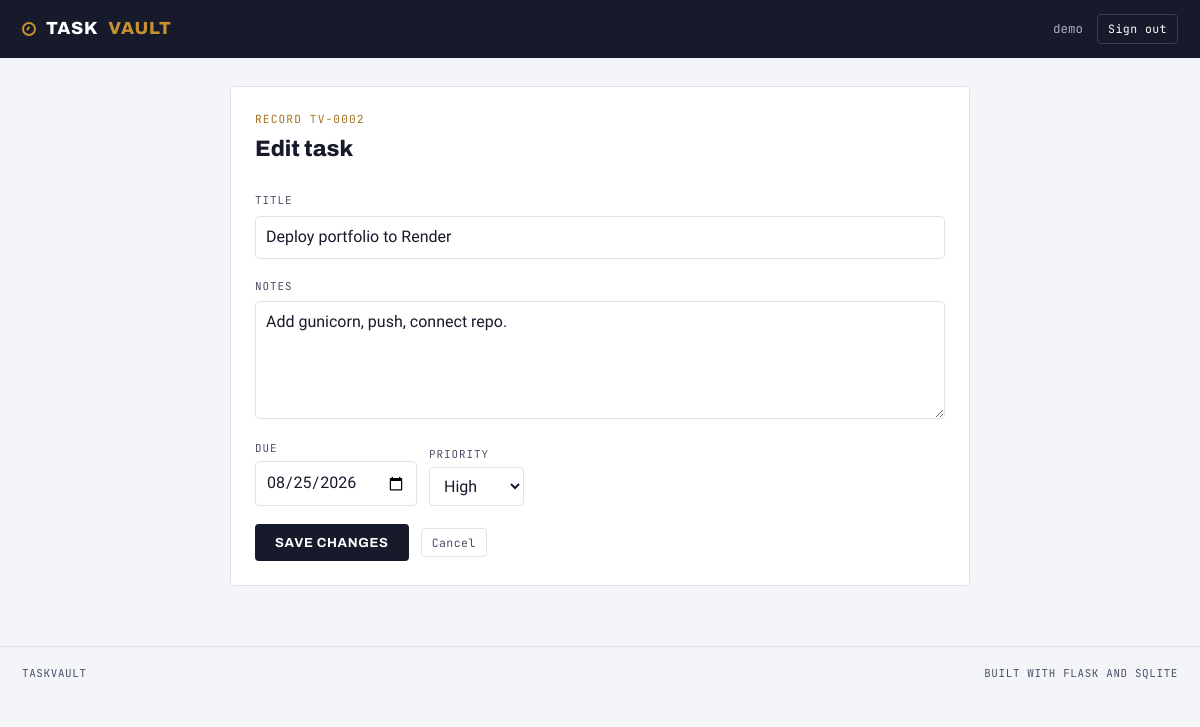
Screenshot of /tasks/2/edit (signed in) with the database file from the repository.
### tables this page shows
CREATE TABLE tasks (
    id         INTEGER PRIMARY KEY AUTOINCREMENT,
    user_id    INTEGER NOT NULL,
    title      TEXT NOT NULL,
    notes      TEXT NOT NULL DEFAULT '',
    due_date   TEXT,
    priority   TEXT NOT NULL DEFAULT 'normal',
    completed  INTEGER NOT NULL DEFAULT 0,
    created_at TEXT NOT NULL,
    FOREIGN KEY (user_id) REFERENCES users(id) ON DELETE CASCADE
);

### app.py (the view, shortened to what this page needs)
@app.route("/tasks/<int:task_id>/edit", methods=["GET", "POST"])
@login_required
def edit_task(task_id):
    db = get_db()
    task = db.execute(
        "SELECT * FROM tasks WHERE id = ? AND user_id = ?",
        (task_id, session["user_id"]),
    ).fetchone()
    if task is None:
        flash("That task is not in your vault.", "error")
        return redirect(url_for("index"))
    return render_template("edit.html", task=task, priorities=PRIORITIES)

### app.py (called while the page is built)
def get_db():
    if "db" not in g:
        g.db = sqlite3.connect(DATABASE)
        g.db.row_factory = sqlite3.Row
        g.db.execute("PRAGMA foreign_keys = ON")
    return g.db

def login_required(view):
    @wraps(view)
    def wrapped(*args, **kwargs):
        if session.get("user_id") is None:
            return redirect(url_for("login"))
        return view(*args, **kwargs)
    return wrapped

@app.context_processor
def inject_user():
    return {"current_user": session.get("username")}

### taskvault/taskvault/templates/edit.html (shortened to what this page needs)
{% extends "layout.html" %}
{% block content %}
<div class="panel">
  <p class="panel-eyebrow">Record TV-{{ '%04d' % task.id }}</p>
  <h1 class="panel-title">Edit task</h1>
  <form method="post">
    <label class="field-block">
      <span>Title</span>
      <input type="text" name="title" value="{{ task.title }}" maxlength="200" required autofocus>
    </label>
    <label class="field-block">
      <span>Notes</span>
      <textarea name="notes" rows="4" maxlength="1000">{{ task.notes }}</textarea>
    </label>
    <div class="composer-row">
      <label class="field">
        <span>Due</span>
        <input type="date" name="due_date" value="{{ task.due_date or '' }}">
      </label>
      <label class="field">
        <span>Priority</span>
        <select name="priority">
          {% for p in priorities %}
            <option value="{{ p }}" {% if p == task.priority %}selected{% endif %}>{{ p|capitalize }}</option>
          {% endfor %}
        </select>
      </label>
    </div>
    <div class="panel-actions">
      <button class="btn-primary" type="submit">Save changes</button>
      <a class="btn-quiet" href="{{ url_for('index') }}">Cancel</a>
    </div>
  </form>
</div>
{% endblock %}

### taskvault/taskvault/static/styles.css (style rules this page uses)
:root { --ink: #171A2B; --ink-soft: #4A4F66; --paper: #F4F5F8; --card: #FFFFFF; --line: #DFE2EA; --brass: #C8912F; --brass-deep: #A2731F; --keep: #2C7A63; --late: #B23A34; --radius: 4px; }
* { box-sizing: border-box; }
body { margin: 0; background: var(--paper); color: var(--ink); font-family: "Source Sans 3", system-ui, sans-serif; font-size: 16px; line-height: 1.55; -webkit-font-smoothing: antialiased; }
a { color: var(--ink); }
.composer-row { display: flex; align-items: flex-end; gap: 12px; margin-top: 12px; flex-wrap: wrap; }
.field { display: flex; flex-direction: column; gap: 4px; }
.field > span, .field-block > span { font-family: "JetBrains Mono", monospace; font-size: 0.68rem; text-transform: uppercase; letter-spacing: 0.09em; color: var(--ink-soft); }
.field-block { display: block; margin-bottom: 14px; }
input[type="text"], input[type="password"], input[type="date"], select, textarea { font: inherit; color: var(--ink); border: 1px solid var(--line); border-radius: var(--radius); padding: 8px 10px; background: #fff; }
.field-block input, .field-block textarea { width: 100%; margin-top: 4px; }
.btn-primary { font-family: "Archivo", sans-serif; font-weight: 700; font-size: 0.82rem; letter-spacing: 0.05em; text-transform: uppercase; background: var(--ink); color: #fff; border: 0; border-radius: var(--radius); padding: 11px 20px; cursor: pointer; transition: background 0.15s; }
.btn-quiet { display: inline-block; font-family: "JetBrains Mono", monospace; font-size: 0.72rem; letter-spacing: 0.04em; padding: 5px 10px; border: 1px solid var(--line); border-radius: var(--radius); background: transparent; color: var(--ink-soft); text-decoration: none; cursor: pointer; }
.panel { background: var(--card); border: 1px solid var(--line); border-radius: var(--radius); padding: 24px; }
.panel-eyebrow { font-family: "JetBrains Mono", monospace; font-size: 0.7rem; letter-spacing: 0.1em; text-transform: uppercase; color: var(--brass-deep); margin: 0; }
.panel-title { font-family: "Archivo", sans-serif; font-weight: 800; font-size: 1.4rem; margin: 4px 0 20px; }
.panel-actions { display: flex; align-items: center; gap: 12px; margin-top: 18px; }

### rows the page displays
tasks: id "0002", title "Deploy portfolio to Render", notes "Add gunicorn, push, connect repo.", due_date "08/25/2026", priority "High"

### other values shown
{{ current_user }} "demo"
